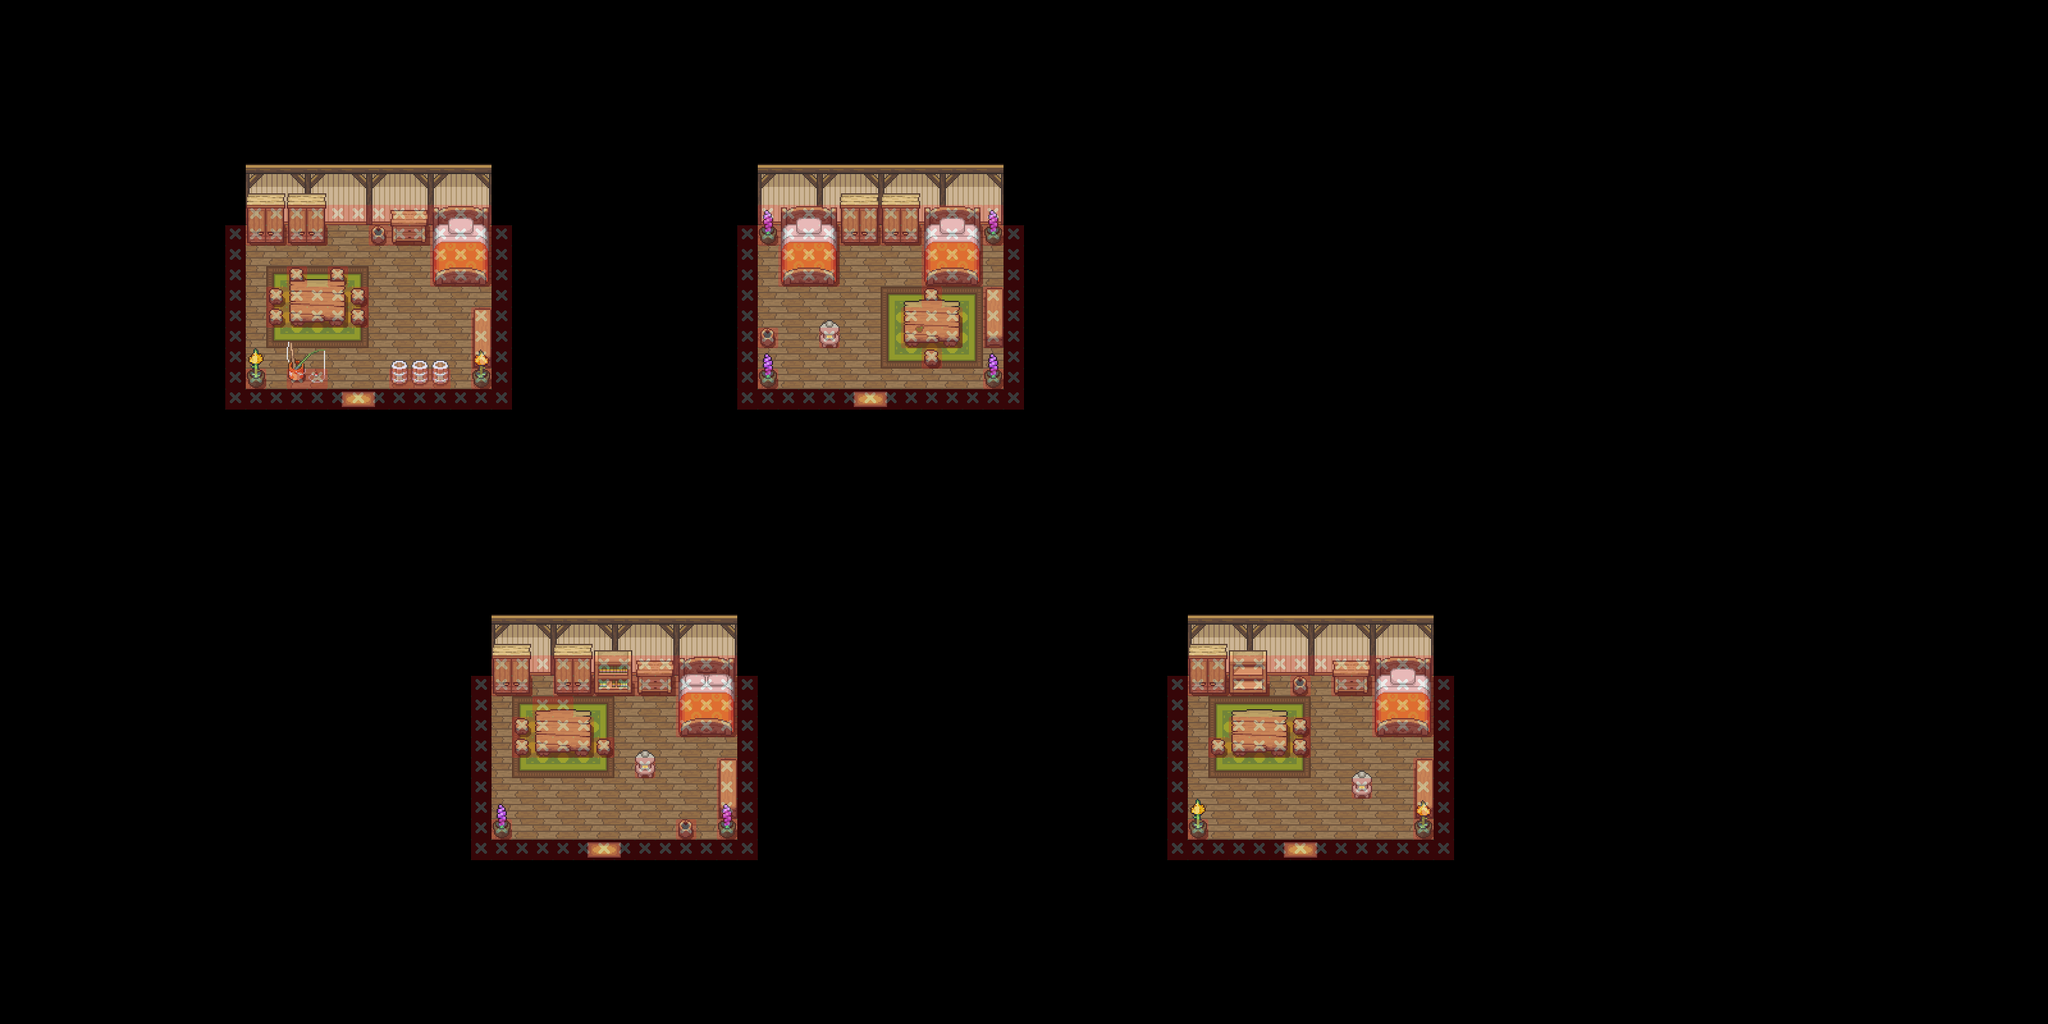

Below is a game level as drawn by its tile map, then a one-line description and the .tmx that defines it (tile-layer data replaced by summaries):
An orthogonal 100x50 tile map with 32x32 px tiles, 23 tile layers (Floor_0, Terrain_0, Watershore_0, Building_0, ...), 9 tilesets.

<map version="1.10" tiledversion="1.10.2" orientation="orthogonal" renderorder="right-down" width="100" height="50" tilewidth="32" tileheight="32" infinite="0" nextlayerid="36" nextobjectid="1">
 <tileset firstgid="1" source="../Tilesets/forest.tsx" />
 <tileset firstgid="5001" source="../Tilesets/passages.tsx" />
 <tileset firstgid="5145" source="../Tilesets/systemtags.tsx" />
 <tileset firstgid="5273" source="../Tilesets/terrain_tag.tsx" />
 <tileset firstgid="5289" source="../Tilesets/nature_basics.tsx" />
 <tileset firstgid="15273" source="../Tilesets/terrain_basics.tsx" />
 <tileset firstgid="21039" source="../Tilesets/common_assets.tsx" />
 <tileset firstgid="31023" source="../Tilesets/interiors.tsx" />
 <tileset firstgid="41007" source="../Tilesets/interieurs_oasisville.tsx" />
 <layer id="1" name="Floor_0" width="100" height="50">
  <data>[5000 cells, 552 non-empty, 3 distinct tile ids]</data>
 </layer>
 <layer id="19" name="Terrain_0" width="100" height="50">
  <data>[5000 cells, 80 non-empty, 9 distinct tile ids]</data>
 </layer>
 <layer id="35" name="Watershore_0" width="100" height="50">
  <data>[5000 cells, 0 non-empty, 0 distinct tile ids]</data>
 </layer>
 <layer id="25" name="Building_0" width="100" height="50">
  <data>[5000 cells, 144 non-empty, 9 distinct tile ids]</data>
 </layer>
 <layer id="9" name="Tree_0" width="100" height="50">
  <data>[5000 cells, 0 non-empty, 0 distinct tile ids]</data>
 </layer>
 <layer id="21" name="Furniture_0" width="100" height="50">
  <data>[5000 cells, 106 non-empty, 34 distinct tile ids]</data>
 </layer>
 <group id="2" name="Z=0" />
 <layer id="26" name="Building_1" width="100" height="50">
  <data>[5000 cells, 0 non-empty, 0 distinct tile ids]</data>
 </layer>
 <layer id="10" name="Tree_1" width="100" height="50">
  <data>[5000 cells, 0 non-empty, 0 distinct tile ids]</data>
 </layer>
 <layer id="22" name="Furniture_1" width="100" height="50">
  <data>[5000 cells, 50 non-empty, 17 distinct tile ids]</data>
 </layer>
 <group id="3" name="Z=1" />
 <layer id="27" name="Building_2" width="100" height="50">
  <data>[5000 cells, 0 non-empty, 0 distinct tile ids]</data>
 </layer>
 <layer id="23" name="Furniture_2" width="100" height="50">
  <data>[5000 cells, 67 non-empty, 25 distinct tile ids]</data>
 </layer>
 <layer id="11" name="Tree_2" width="100" height="50">
  <data>[5000 cells, 0 non-empty, 0 distinct tile ids]</data>
 </layer>
 <group id="4" name="Z=2" />
 <layer id="28" name="Building_3" width="100" height="50">
  <data>[5000 cells, 0 non-empty, 0 distinct tile ids]</data>
 </layer>
 <layer id="12" name="Tree_3" width="100" height="50">
  <data>[5000 cells, 0 non-empty, 0 distinct tile ids]</data>
 </layer>
 <layer id="24" name="Furniture_3" width="100" height="50">
  <data>[5000 cells, 178 non-empty, 11 distinct tile ids]</data>
 </layer>
 <group id="5" name="Z=3" />
 <layer id="29" name="Building_4" width="100" height="50">
  <data>[5000 cells, 0 non-empty, 0 distinct tile ids]</data>
 </layer>
 <layer id="13" name="Tree_4" width="100" height="50">
  <data>[5000 cells, 0 non-empty, 0 distinct tile ids]</data>
 </layer>
 <layer id="34" name="Furniture_4" width="100" height="50">
  <data>[5000 cells, 1 non-empty, 1 distinct tile ids]</data>
 </layer>
 <group id="6" name="Z=4" />
 <layer id="30" name="Building_5" width="100" height="50">
  <data>[5000 cells, 0 non-empty, 0 distinct tile ids]</data>
 </layer>
 <layer id="32" name="Tree_5" width="100" height="50">
  <data>[5000 cells, 0 non-empty, 0 distinct tile ids]</data>
 </layer>
 <layer id="33" name="Furniture_5" width="100" height="50">
  <data>[5000 cells, 0 non-empty, 0 distinct tile ids]</data>
 </layer>
 <group id="31" name="Z=5" />
 <layer id="8" name="systemtags" width="100" height="50">
  <data>[5000 cells, 0 non-empty, 0 distinct tile ids]</data>
 </layer>
 <layer id="7" name="passages" width="100" height="50" opacity="0.23">
  <data>[5000 cells, 311 non-empty, 1 distinct tile ids]</data>
 </layer>
</map>
